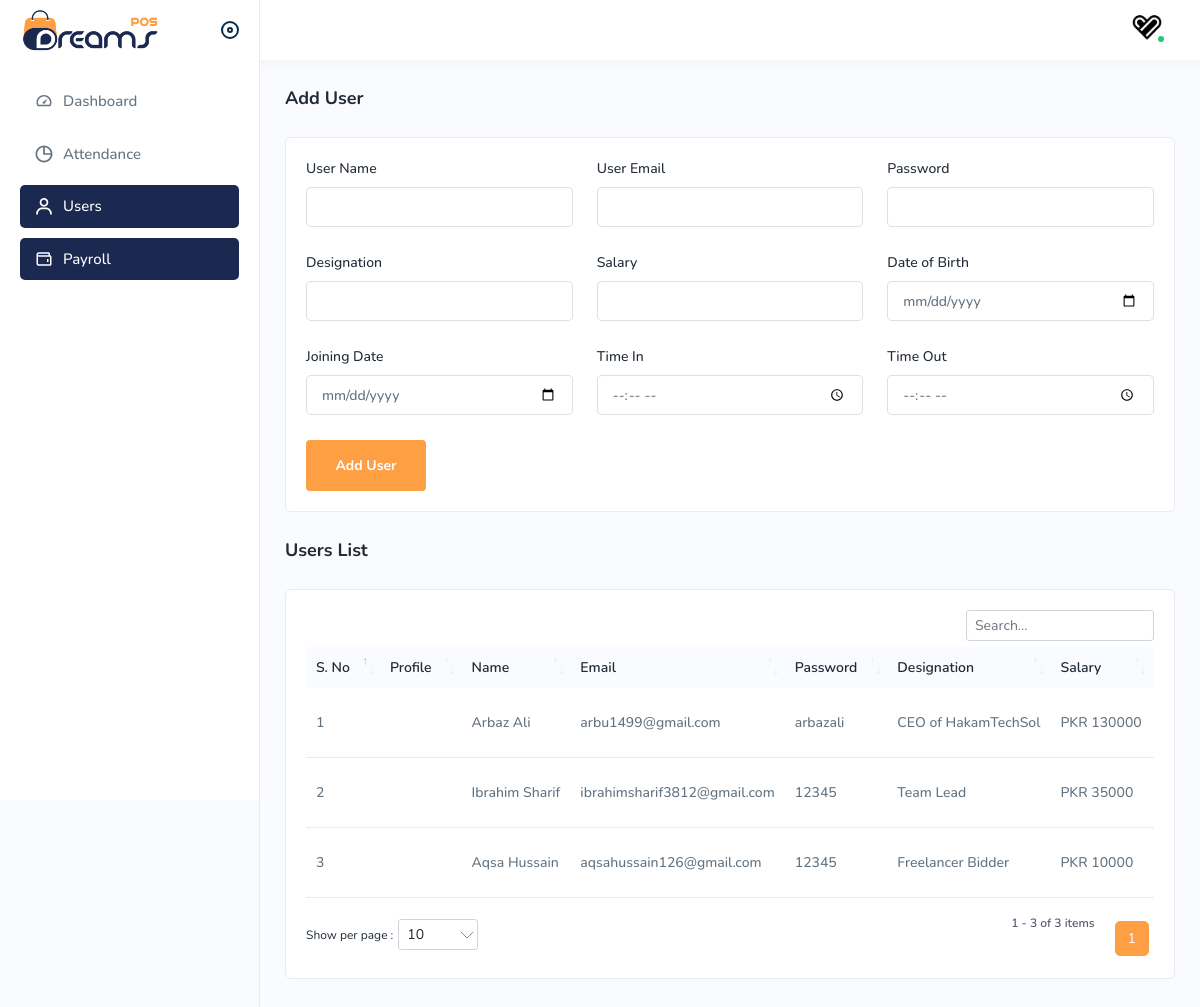
/users.php (signed in), run on the app's committed database.
### tables this page shows
CREATE TABLE `users` (
  `u_id` int(11) NOT NULL,
  `u_name` varchar(70) NOT NULL,
  `u_email` varchar(50) NOT NULL,
  `u_password` varchar(50) NOT NULL,
  `u_profile_img` varchar(300) NOT NULL,
  `u_role` enum('Admin','User') NOT NULL,
  `u_status` enum('0','1') NOT NULL,
  `u_designation` varchar(50) NOT NULL,
  `u_salary` float NOT NULL,
  `u_dob` date NOT NULL,
  `u_job_type` enum('Permanent','Probation','Notice Period') NOT NULL,
  `u_joining_date` date NOT NULL,
  `u_time_in` time NOT NULL,
  `u_time_out` time NOT NULL
);

### config.php (called while the page is built, shortened)
<?php
    $con = mysqli_connect('localhost','root','','attendance_system');
    $user = mysqli_query($con,"SELECT * FROM users WHERE u_id = '$_SESSION[as_user]'");
    $fetchUser = mysqli_fetch_array($user);
    $hasAdminRights = $fetchUser['u_role'] == 'Admin' ? true : false;
    if ($fetchUser['u_profile_img']) {
        $profileImg = $fetchUser['u_profile_img'];
    }
?>

### footer-files.php (called while the page is built, shortened)
<?php include 'errors.php' ?>

### users.php (the view, shortened to what this page needs)
<?php
    include 'config.php';
    if ($hasAdminRights) {
        if (isset($_SESSION['as_user'])) {
            $usersActive = 'active';
            $userId = $_GET['userId'];
            $user = mysqli_query($con,"SELECT * FROM `users` WHERE u_id='$userId'");
            $fetchUser = mysqli_fetch_assoc($user);
?>
<!DOCTYPE html>
<html lang="en">
	<head>
        <?php include 'header-files.php' ?>
        <link rel="stylesheet" href="assets/css/dataTables.bootstrap4.min.css">
	</head>
	<body>
		<div class="main-wrapper">
            <?php include 'header.php' ?>
            <?php include 'sidebar.php' ?>
			<div class="page-wrapper">
				<div class="content">
					<div class="page-header">
						<div class="page-title">
							<h4><?= ($userId) ? 'Update' : 'Add' ?> User</h4>
						</div>
					</div>
					<div class="card">
						<div class="card-body">
							<form class="row" method="post">
								<div class="col-md-4">
									<div class="form-group">
										<label>User Name</label>
										<input type="text" name="name" value="<?= $fetchUser['u_name'] ?>">
									</div>
								</div>
								<div class="col-md-4">
									<div class="form-group">
										<label>User Email</label>
										<input type="text" name="email" value="<?= $fetchUser['u_email'] ?>">
									</div>
								</div>
								<div class="col-md-4">
									<div class="form-group">
										<label>Password</label>
										<input type="text" name="password" value="<?= $fetchUser['u_password'] ?>">
									</div>
								</div>
								<div class="col-md-4">
									<div class="form-group">
										<label>Designation</label>
										<input type="text" name="designation" value="<?= $fetchUser['u_designation'] ?>">
									</div>
								</div>
								<div class="col-md-4">
									<div class="form-group">
										<label>Salary</label>
										<input type="text" name="salary" value="<?= $fetchUser['u_salary'] ?>">
									</div>
								</div>
								<div class="col-md-4">
									<div class="form-group">
										<label>Date of Birth</label>
										<input type="date" name="dob" value="<?= $fetchUser['u_dob'] ?>">
									</div>
								</div>
								<div class="col-md-4">
									<div class="form-group">
										<label>Joining Date</label>
										<input type="date" name="joiningDate" value="<?= $fetchUser['u_joining_date'] ?>">
									</div>
								</div>
								<div class="col-md-4">
									<div class="form-group">
										<label>Time In</label>
										<input type="time" name="timeIn" value="<?= $fetchUser['u_time_in'] ?>">
									</div>
								</div>
								<div class="col-md-4">
									<div class="form-group">
										<label>Time Out</label>
										<input type="time" name="timeOut" value="<?= $fetchUser['u_time_out'] ?>">
									</div>
								</div>
								<div class="col-lg-12">
                                    <?php if ($userId) { ?>
									<button href="javascript:void(0)" type="submit" name="update" class="btn btn-submit me-2">Update User</button>
                                    <?php } else { ?>
									<button href="javascript:void(0)" type="submit" name="add" class="btn btn-submit me-2">Add User</button>
                                    <?php } ?>
								</div>
                            </form>
						</div>
					</div>
                    <div class="page-header">
						<div class="page-title">
							<h4>Users List</h4>
						</div>
					</div>
                    <div class="card">
                        <div class="card-body">
                            <div class="table-responsive">
                                <table class="table  datanew ">
                                    <thead>
                                        <tr>
                                            <th>S. No</th>
                                            <th>Profile</th>
                                            <th>Name</th>
                                            <th>Email</th>
                                            <th>Password</th>
                                            <th>Designation</th>
                                            <th>Salary</th>
                                            <th>Date Of Birth</th>
                                        </tr>
                                    </thead>
                                    <tbody>
                                        <?php
                                            $sno = 1;
                                            $users = mysqli_query($con,"SELECT * FROM `users` WHERE u_role='User'");
                                            while ($fetchUsers = mysqli_fetch_assoc($users)) {
                                                $img = '';
                                        ?>
                                        <tr>
                                            <td><?= $sno ?></td>
                                            <td><?= $img ?></td>
                                            <td><?= $fetchUsers['u_name'] ?></td>
                                            <td><?= $fetchUsers['u_email'] ?></td>
                                            <td><?= $fetchUsers['u_password'] ?></td>
                                            <td><?= $fetchUsers['u_designation'] ?></td>
                                            <td>PKR <?= $fetchUsers['u_salary'] ?></td>
                                            <td><?= $fetchUsers['u_dob'] ?></td>
                                        </tr>
                                        <?php
                                                $sno++;
                                            }
                                        ?>
                                    </tbody>
                                </table>
                            </div>
                        </div>
                    </div>
				</div>
			</div>
		</div>
	</body>
</html>
<?php
        } else {
            $_SESSION['toastr_message'] = "Please Login First!";
            $_SESSION['toastr_type'] = "info";
            header("Location: login.php");
            exit();
        }
    } else {
        $_SESSION['toastr_message'] = "You don't have right to access the desired Resource!";
        $_SESSION['toastr_type'] = "info";
        header("Location: index.php");
        exit();
    }
    include 'footer-files.php';
?>

### header-files.php (shortened to what this page needs)
<link rel="stylesheet" href="assets/css/bootstrap.min.css">
<link rel="stylesheet" href="assets/css/animate.css">
<link rel="stylesheet" href="assets/plugins/fontawesome/css/fontawesome.min.css">
<link rel="stylesheet" href="assets/plugins/fontawesome/css/all.min.css">
<link rel="stylesheet" href="assets/css/style.css">

### header.php (shortened to what this page needs)
<div class="header">
    <div class="header-left active">
        <a href="index.php" class="logo"><img src="assets/img/logo.png"  alt=""></a>
        <a id="toggle_btn" href="javascript:void(0);"></a>
    </div>
    <ul class="nav user-menu">
        <li class="nav-item dropdown has-arrow main-drop">
            <a href="javascript:void(0);" class="dropdown-toggle nav-link userset" data-bs-toggle="dropdown">
                <span class="user-img"><img src="user-profile-imgs/<?= $profileImg ?>" alt="">
                <span class="status online"></span></span>
            </a>
        </li>
    </ul>
</div>

### sidebar.php
<div class="sidebar" id="sidebar">
    <div class="sidebar-inner slimscroll">
        <div id="sidebar-menu" class="sidebar-menu">
            <ul>
                <li class="<?= $indexActive ?>">
                    <a href="index.php" ><img src="assets/img/icons/dashboard.svg" alt="img"><span>Dashboard</span></a>
                </li>
                <?php if ($hasAdminRights) { ?>
                <li class="<?= $attendanceActive ?>">
                    <a href="attendance.php"><img src="assets/img/icons/time.svg" alt="img"><span>Attendance</span></a>
                </li>
                <li class="<?= $usersActive ?>">
                    <a href="users.php"><img src="assets/img/icons/users1.svg" alt="img"><span>Users</span></a>
                </li>
                <li class="<?= $usersActive ?>">
                    <a href="payroll.php"><img src="assets/img/icons/expense1.svg" alt="img"><span>Payroll</span></a>
                </li>
                <?php } ?>
            </ul>
        </div>
    </div>
</div>

### errors.php (shortened to what this page needs)
<link rel="stylesheet" type="text/css" href="https://cdnjs.cloudflare.com/ajax/libs/toastr.js/latest/toastr.min.css">

### data on the page
users: u_profile_img (picture)
users: u_name "Arbaz Ali", u_email "arbu1499@gmail.com", u_password "arbazali", u_designation "CEO of HakamTechSol", u_salary "130000"
users: u_name "Ibrahim Sharif", u_email "ibrahimsharif3812@gmail.com", u_password "12345", u_designation "Team Lead", u_salary "35000"
users: u_name "Aqsa Hussain", u_email "aqsahussain126@gmail.com", u_password "12345", u_designation "Freelancer Bidder", u_salary "10000"
